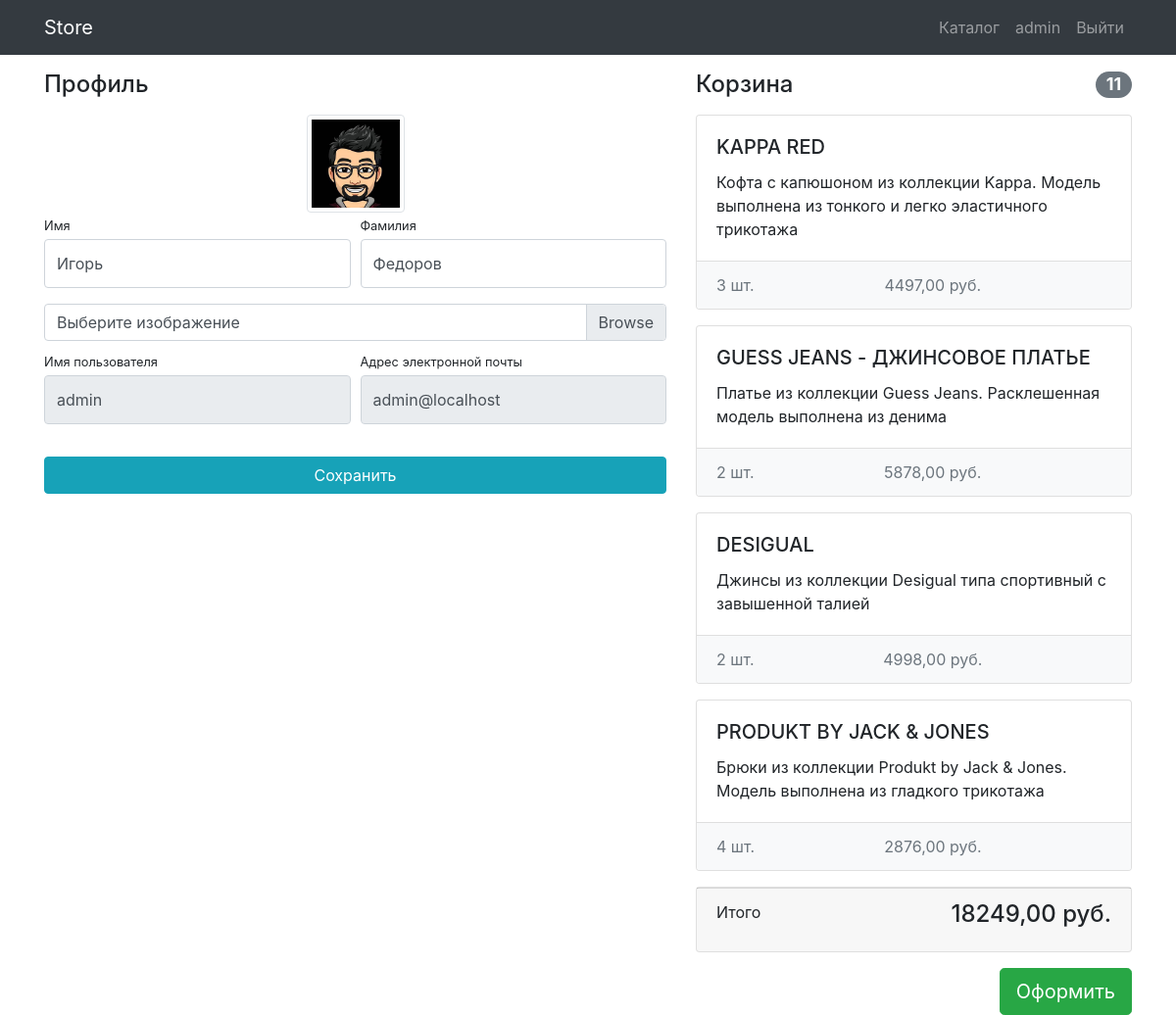
/users/profile/ (signed in), run on the app's committed database.
### users/models.py (models this page shows)
class User(AbstractUser):
    image = models.ImageField(upload_to='users_images', blank=True)

### products/models.py (models this page shows, shortened)
class Basket(models.Model):
    user = models.ForeignKey(User, on_delete=models.CASCADE, verbose_name="Пользователь")
    product = models.ForeignKey('Product', on_delete=models.CASCADE, verbose_name="Товар")
    quantity = models.PositiveIntegerField(default=0, verbose_name="Количество товара")
    create_database = models.DateTimeField(auto_now_add=True, verbose_name="Дата создания")
    objects = BasketQuerySet.as_manager()
    def sum(self):
        return self.quantity * self.product.price
    class Meta:
        verbose_name = "товар в корзину"
        verbose_name_plural = "корзина"

class Product(models.Model):
    name = models.CharField(max_length=256, verbose_name="Название товара")
    image = models.ImageField(upload_to="products_images/", blank=True, verbose_name="Изображение")
    description = models.TextField(blank=True, verbose_name="Описание")
    short_description = models.CharField(max_length=100, blank=True, verbose_name="Краткое описание")
    price = models.DecimalField(default=0, max_digits=8, decimal_places=2, verbose_name="Цена")
    quantity = models.PositiveIntegerField(default=0, verbose_name="Количество")
    category = models.ForeignKey(ProductCategory, on_delete=models.CASCADE, verbose_name="Категория")
    class Meta:
        verbose_name = "товар"
        verbose_name_plural = "товары"

### users/views.py (the view)
# urls.py: path('profile/', views.profile, name='profile'),
@login_required(login_url='/users/login/')
def profile(request):
    user = request.user
    if request.method == 'POST':
        form = UserProfileForm(data=request.POST, files=request.FILES, instance=user)
        if form.is_valid():
            form.save()
            return redirect('profile')
    else:
        form = UserProfileForm(instance=user)
    baskets = Basket.objects.filter(user=user)
    total_quantity = sum(basket.quantity for basket in baskets)  # [2,1,2,3]
    total_sum = sum(basket.sum() for basket in baskets)  # [4497, 5878, 4998, 2157]
    context = {
        'title': "Store - профиль",
        'form': form,
        'baskets': Basket.objects.filter(user=user),
        'total_quantity': total_quantity,
        'total_sum': total_sum
    }
    return render(request, 'users/profile.html', context)

### users/forms.py
class UserProfileForm(UserChangeForm):
    username = forms.CharField(widget=forms.TextInput(attrs={'readonly': True}))
    email = forms.CharField(widget=forms.EmailInput(attrs={'readonly': True}))
    image = forms.ImageField(widget=forms.FileInput(), required=False)
    class Meta:
        model = User
        fields = ('first_name', 'last_name', 'username', 'email', 'image')
    def __init__(self, *args, **kwargs):
        super().__init__(*args, **kwargs)
        for field in self.fields.values():
            field.widget.attrs['class'] = "form-control py-4"
        self.fields['image'].widget.attrs['class'] = 'custom-file-input'

### products/context_processors.py (called while the page is built)
def baskets(request):
    user = request.user
    return {'baskets': Basket.objects.filter(user=user) if user.is_authenticated else []}

### users/templates/users/profile.html (shortened to what this page needs)
{% extends 'products/base.html' %}
{% load static %}
{% block css %}<link href="{% static 'css/profile.css' %}" rel="stylesheet">{% endblock %}
{% block content %}
<div class="container">
    <div class="row">
        <div class="col-lg-7">
            <h4 class="mt-3 mb-3">Профиль</h4>
            <div class="col-lg-12 text-center">
                <img width="100" height="100"
                     src="{% if user.image %} {{ user.image.url }} {% else %} {% static 'vendor/img/users/default.jpg' %} {% endif %}"
                     class="img-thumbnail">
            </div>
            <form action="{% url 'profile' %}" method="post" enctype="multipart/form-data">
                <div class="form-row">
                    <div class="col-lg-6">
                        <div class="form-group">
                            <label class="small mb-1" for="{{ form.first_name.id_for_label }}">Имя</label>
                            {{ form.first_name }}
                        </div>
                    </div>
                    <div class="col-lg-6">
                        <div class="form-group">
                            <label class="small mb-1" for="{{ form.last_name.id_for_label }}">Фамилия</label>
                           {{ form.last_name }}
                        </div>
                    </div>
                </div>
                <div class="form-row mb-2">
                    <div class="col-lg-12">
                        <div class="custom-file">
                            <label class="custom-file-label" for="{{ form.image.id_for_label }}">Выберите изображение</label>
                        </div>
                    </div>
                </div>
                <div class="form-row">
                    <div class="col-lg-6">
                        <label class="small mb-1" for="{{ form.username.id_for_label }}">Имя пользователя</label>
                        {{ form.username }}
                    </div>
                    <div class="col-lg-6">
                        <label class="small mb-1" for="{{ form.email.id_for_label }}">Адрес электронной
                            почты</label>
                        {{ form.email }}
                    </div>
                </div>
                <div class="form-row">
                    <div class="col-lg-12" style="margin-top: 33px;">
                        <input class="btn btn-info btn-block" type="submit" value="Сохранить">
                    </div>
                </div>
            </form>
        </div>
        {% include 'products/basket.html' %}
    </div>
</div>
{% endblock %}

### products/templates/products/base.html (shortened to what this page needs)
<!DOCTYPE html>
{% load static %}
<html lang="en">
<head>
    <link href="{% static 'vendor/bootstrap/css/bootstrap.min.css' %}" rel="stylesheet">
    {% block css %}{% endblock %}
</head>
<body>
<nav class="navbar navbar-expand-lg navbar-dark bg-dark fixed-top">
    <div class="container">
        <a class="navbar-brand" href="{% url 'index' %}">Store</a>
        <div class="collapse navbar-collapse" id="navbarResponsive">
            <ul class="navbar-nav ml-auto">
                <li class="nav-item">
                    <a class="nav-link" href="{% url 'products' %}">Каталог  </a>
                </li>
                {% if user.is_authenticated %}
                 <li class="nav-item">
                    <a class="nav-link" href="{% url 'profile' %}">{{ user.username }}
                    </a>
                </li>
                <li class="nav-item">
                    <a class="nav-link" href="{% url 'logout' %}">Выйти </a>
                </li>
                {% else %}
                <li class="nav-item">
                    <a class="nav-link" href="{% url 'login' %}">Войти <i class="fas fa-sign-in-alt"></i></a>
                </li>
               {% endif %}
            </ul>
        </div>
    </div>
</nav>
{% block content %}
{% endblock %}
</body>
</html>

### products/templates/products/basket.html (shortened to what this page needs)
{% if baskets %}
<div class="col-lg-5">
            <h4 class="mt-3 mb-3 d-flex justify-content-between align-items-center mb-3">
                Корзина <span class="badge badge-secondary badge-pill">{{ total_quantity }}</span>
            </h4>
            {% for basket in baskets %}
            <div class="card mb-3">
                <div class="card-body">
                    <h5 class="card-title">{{ basket.product.name }}</h5>
                    <p class="card-text">{{ basket.product.short_description }}</p>
                </div>
                <ul class="list-group list-group-flush">
                    <li class="list-group-item d-flex justify-content-between lh-condensed bg-light">
                        <span class="text-muted">{{ basket.quantity }} шт.</span>
                        <span class="text-muted">{{ basket.sum }} руб.</span>
                    </li>
                </ul>
            </div>
            {% endfor %}
            <div class="card mb-3">
                <div class="card-footer">
                    <p class="float-left">Итого</p>
                    <h4 class="float-right">{{ total_sum }} руб.</h4>
                </div>
            </div>
            <a href="{% url 'order-create' %}" class="btn btn-success btn-lg float-right">Оформить</a>
        </div>
{% else %}
<div class="col-lg-5">
    <h4 class="mt-3 mb-3 text-center">Корзина пуста</h4>
</div>
{% endif %}

### products/static/css/profile.css (style rules this page uses)
body { padding-top: 56px; }

### data on the page
User: username "admin", image (picture), first_name "Игорь", last_name "Федоров", email "admin@localhost"
Basket: product.name "KAPPA RED", product.short_description "Кофта с капюшоном из коллекции Kappa. Модель выполнена из тонкого и легко эластичного трикотажа", quantity "3", sum "4497,00"
Basket: product.name "GUESS JEANS - ДЖИНСОВОЕ ПЛАТЬЕ", product.short_description "Платье из коллекции Guess Jeans. Расклешенная модель выполнена из денима", quantity "2", sum "5878,00"
Basket: product.name "DESIGUAL", product.short_description "Джинсы из коллекции Desigual типа спортивный с завышенной талией", quantity "2", sum "4998,00"
Basket: product.name "PRODUKT BY JACK & JONES", product.short_description "Брюки из коллекции Produkt by Jack & Jones. Модель выполнена из гладкого трикотажа", quantity "4", sum "2876,00"

### other printed values
{{ total_quantity }} "11"
{{ total_sum }} "18249,00"
